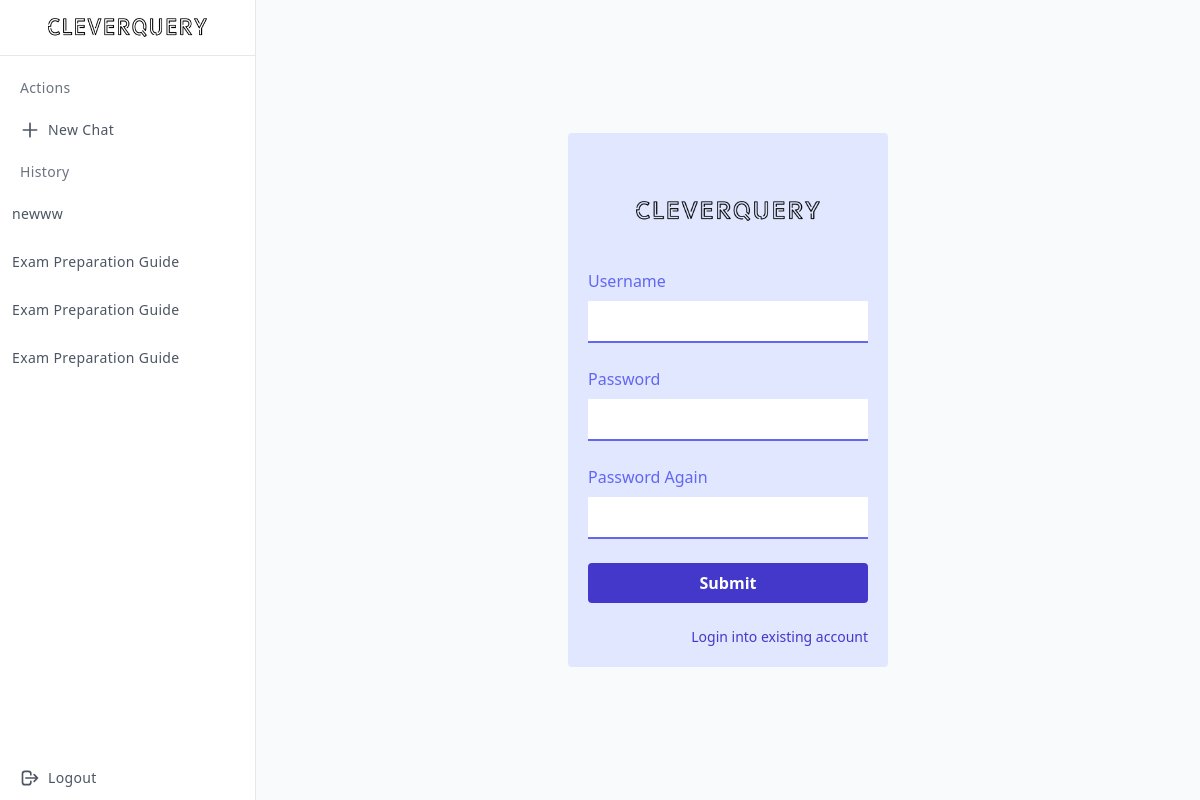
Page /register/ (signed in) on the earlier database version.
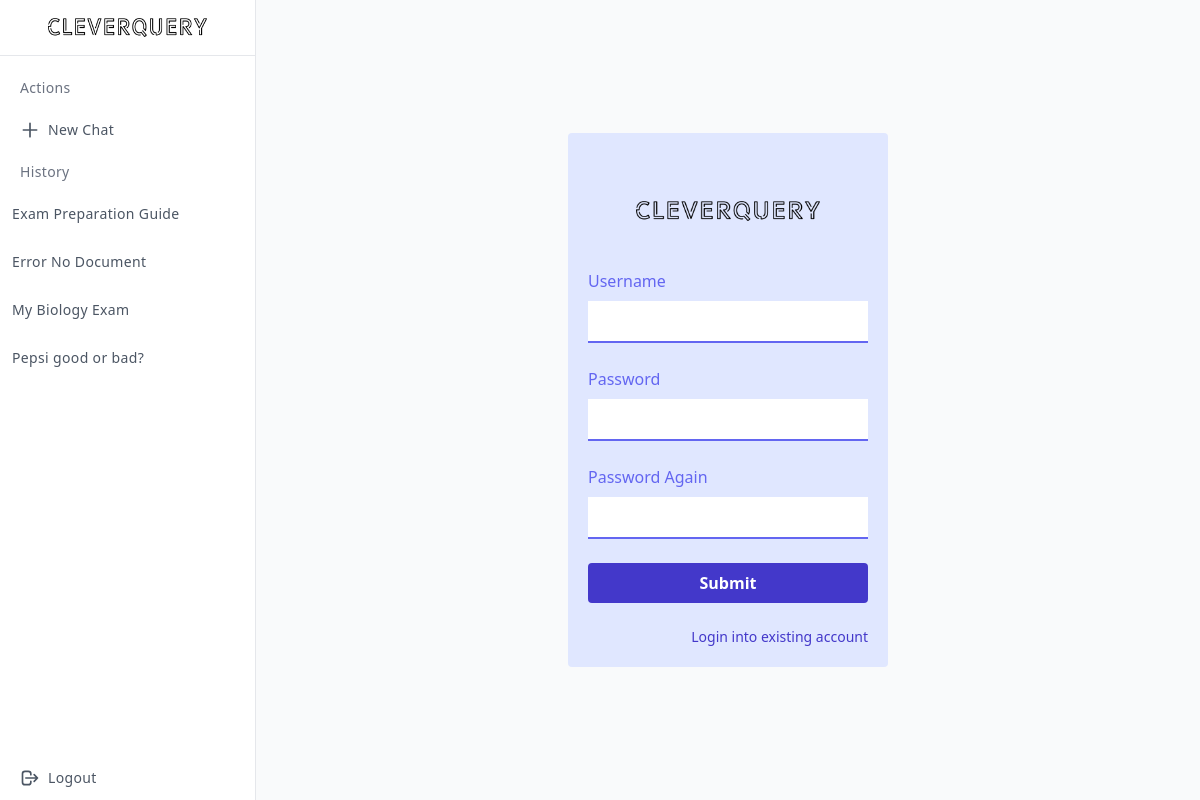
Same page on the later database version.
### core/models.py (models this page shows, shortened)
class Session(models.Model):
    user = models.ForeignKey(User, on_delete=models.CASCADE)
    title = models.CharField(max_length=255)
    created_at = models.DateTimeField(auto_now_add=True)

### core/views.py (the view)
# urls.py: path("register/", views.register_view, name="register"),
def register_view(request):
    if request.method == "POST":
        form = UserCreationForm(request.POST)
        if form.is_valid():
            user = form.save()
            auth_login(request, user)
            return redirect("home")
    else:
        form = UserCreationForm()
    return render(request, "register.html", {"form": form})

### core/context_processors.py (called while the page is built)
def user_sessions(request):
    if request.user.is_authenticated:
        return {"sessions": Session.objects.filter(user=request.user)}
    return {"sessions": []}

### core/templates/register.html (shortened to what this page needs)
{% extends 'base.html' %}
{% block content %}
<div class="flex h-screen">
    <div class="w-full max-w-xs m-auto bg-indigo-100 rounded p-5">
        <header>
            <img class="p-12" src="/static/logo.png" alt="CleverQuery"/>
        </header>
        <form method="post">
            <div>
                <label class="block mb-2 text-indigo-500" for="username">Username</label>
                <input class="w-full p-2 mb-6 text-indigo-700 border-b-2 border-indigo-500 outline-none focus:bg-gray-300" type="text" name="username" id="username">
            </div>
            <div>
                <label class="block mb-2 text-indigo-500" for="password1">Password</label>
                <input class="w-full p-2 mb-6 text-indigo-700 border-b-2 border-indigo-500 outline-none focus:bg-gray-300" type="password" name="password1" id="password1">
            </div>
            <div>
                <label class="block mb-2 text-indigo-500" for="password2">Password Again</label>
                <input class="w-full p-2 mb-6 text-indigo-700 border-b-2 border-indigo-500 outline-none focus:bg-gray-300" type="password" name="password2" id="password2">
            </div>
            <div>
                <input class="w-full bg-indigo-700 hover:bg-pink-700 text-white font-bold py-2 px-4 mb-6 rounded" type="submit">
            </div>
        </form>
        <footer>
            <a class="text-indigo-700 hover:text-pink-700 text-sm float-right" href="{% url 'login' %}">Login into existing account</a>
        </footer>
    </div>
</div>
{% endblock %}

### core/templates/base.html (shortened to what this page needs)
<!DOCTYPE html>
<html lang="en">
<head>
    <link rel="stylesheet" href="/static/styles.css">
    <script src="https://cdn.tailwindcss.com"></script>
</head>
<body>
{% if user.is_authenticated %}
  <div class="min-h-screen flex flex-col flex-auto flex-shrink-0 antialiased bg-gray-50 text-gray-800">
    <div class="fixed flex flex-col top-0 left-0 w-64 bg-white h-full border-r">
        <div class="flex items-center justify-center h-14 border-b">
        <a href="/dashboard"><img class="p-12" src="/static/logo.png" alt="CleverQuery"/></a>
        </div>
        <div class="overflow-y-auto overflow-x-hidden flex-grow">
        <ul class="flex flex-col py-4 space-y-1">
            <li class="px-5">
                <div class="flex flex-row items-center h-8">
                    <div class="text-sm font-light tracking-wide text-gray-500">Actions</div>
                </div>
                </li>
                <li>
                <a href="/home" class="relative flex flex-row items-center h-11 focus:outline-none hover:bg-gray-50 text-gray-600 hover:text-gray-800 border-l-4 border-transparent hover:border-indigo-500 pr-6">
                    <span class="inline-flex justify-center items-center ml-4">
                        <svg class="w-5 h-5" fill="none" stroke="currentColor" viewBox="0 0 24 24" xmlns="http://www.w3.org/2000/svg"><path stroke-linecap="round" stroke-linejoin="round" stroke-width="2" d="M12 4v16m8-8H4"></path></svg>
                    </span>
                    <span class="ml-2 text-sm tracking-wide truncate">New Chat</span>
                </a>
                </li>
            <li class="px-5">
            <div class="flex flex-row items-center h-8">
                <div class="text-sm font-light tracking-wide text-gray-500">History</div>
            </div>
            {% for session in sessions reversed %}
            </li>
            <li>
            <a href="/session/{{ session.id }}" class="relative flex flex-row items-center h-11 focus:outline-none hover:bg-gray-50 text-gray-600 hover:text-gray-800 border-l-4 border-transparent hover:border-indigo-500 pr-6 ">
                <span class="ml-2 text-sm tracking-wide truncate">{{ session.title }}</span>
            </a>
            </li>
            {% endfor %}
            <div class="fixed bottom-0 left-0 w-64 bg-white border-r">
                <a href="/logout" class="relative flex flex-row items-center h-11 focus:outline-none hover:bg-gray-50 text-gray-600 hover:text-gray-800 border-l-4 border-transparent hover:border-indigo-500 pr-6">
                    <span class="inline-flex justify-center items-center ml-4">
                        <svg class="w-5 h-5" fill="none" stroke="currentColor" viewBox="0 0 24 24" xmlns="http://www.w3.org/2000/svg"><path stroke-linecap="round" stroke-linejoin="round" stroke-width="2" d="M17 16l4-4m0 0l-4-4m4 4H7m6 4v1a3 3 0 01-3 3H6a3 3 0 01-3-3V7a3 3 0 013-3h4a3 3 0 013 3v1"></path></svg>
                    </span>
                    <span class="ml-2 text-sm tracking-wide truncate">Logout</span>
                    </a>
            </div>
        </ul>
    </div>
</div>
{% endif %}
    <div class="content flex flex-col right-0 {% if user.is_authenticated %}ml-64{% endif %} text-white h-full" id="content">
        {% block content %}
        {% endblock %}
    </div>
    </div>
</body>
</html>

Differences in the rows shown:
removed Session: title "newww"
removed Session: title "Exam Preparation Guide"
removed Session: title "Exam Preparation Guide"
added Session: title "Error No Document"
added Session: title "My Biology Exam"
added Session: title "Pepsi good or bad?"
